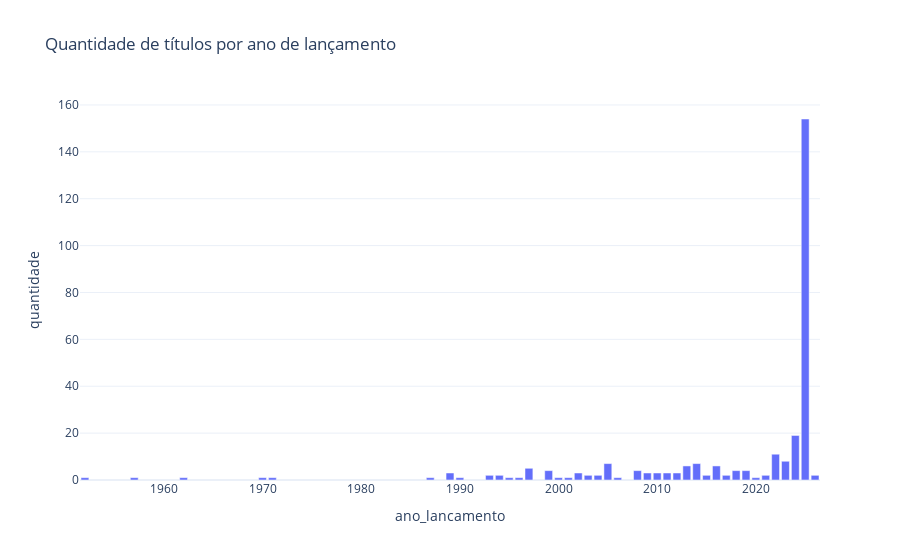

The notebook cell saved with this chart:
### Code cell
# Distribuição por ano

df_year = (
    df_modelagem.groupby("ano_lancamento")
    .size()
    .reset_index(name="quantidade")
    .sort_values("ano_lancamento")
)

fig_ano = px.bar(
    df_year,
    x="ano_lancamento",
    y="quantidade",
    title="Quantidade de títulos por ano de lançamento"
)
fig_ano.update_layout(template="plotly_white")
fig_ano.show()

### Figure 1 — Plotly figure (JSON) as saved in the notebook; plotly's stock layout.template omitted (floating-point values rounded to 4 significant figures)
{"data": [{"hovertemplate": "ano_lancamento=%{x}<br>quantidade=%{y}<extra></extra>", "legendgroup": "", "marker": {"color": "#636efa", "pattern": {"shape": ""}}, "name": "", "orientation": "v", "showlegend": false, "textposition": "auto", "type": "bar", "x": [1952, 1957, 1962, 1970, 1971, 1987, 1989, 1990, 1993, 1994, 1995, 1996, 1997, 1999, 2000, 2001, 2002, 2003, 2004, 2005, 2006, 2008, 2009, 2010, 2011, 2012, 2013, 2014, 2015, 2016, 2017, 2018, 2019, 2020, 2021, 2022, 2023, 2024, 2025, 2026], "xaxis": "x", "y": [1, 1, 1, 1, 1, 1, 3, 1, 2, 2, 1, 1, 5, 4, 1, 1, 3, 2, 2, 7, 1, 4, 3, 3, 3, 3, 6, 7, 2, 6, 2, 4, 4, 1, 2, 11, 8, 19, 154, 2], "yaxis": "y"}], "layout": {"barmode": "relative", "legend": {"tracegroupgap": 0}, "title": {"text": "Quantidade de títulos por ano de lançamento"}, "xaxis": {"anchor": "y", "domain": [0, 1], "title": {"text": "ano_lancamento"}}, "yaxis": {"anchor": "x", "domain": [0, 1], "title": {"text": "quantidade"}}}}
